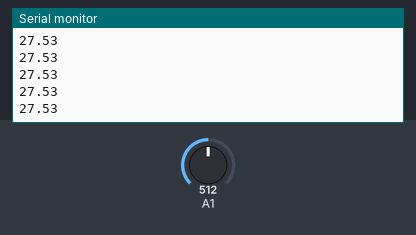
A sketch run on a simulated Arduino Uno, built with avr-gcc and run on an emulated ATmega328P. On the bench: the last lines printed to the serial monitor. The inputs (shaded band) are chosen by the test bench; at power-on: A1 = 512.

Above: at 1.2 s.
1.3 s: A1 set to 716
At 1.31 s:
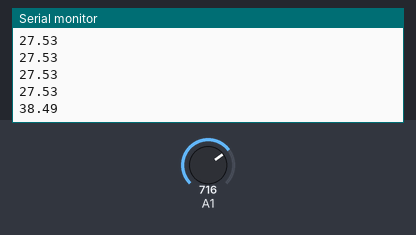
2.8 s: A1 set to 900
At 2.82 s:
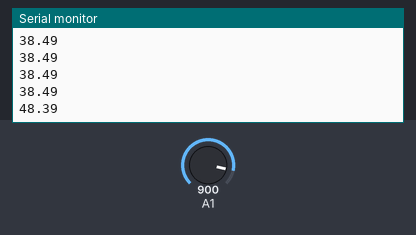
Timing chart, 0 to 5.8 s (numbered marks = the images above; inputs shaded):
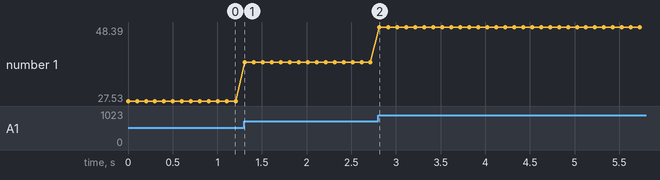

The sketch:

ArduinoVolti.ino
```cpp
void setup() {
  Serial.begin(9600);
}

void loop() {
  float sensorValue = analogRead(A1)*(5.0/1023.0)*11.0;
  Serial.println(sensorValue);
  delay(100);
}


  //made by bartolomeu
```

Measured:
- after the input at 1.3 s, the serial monitor: prints a new line at once (image 1)
- after the input at 2.8 s, the serial monitor: prints a new line at once (image 2)
- plotted number 1: 27.53 → 38.49 after the input at 1.3 s, 38.49 → 48.39 after the input at 2.8 s
